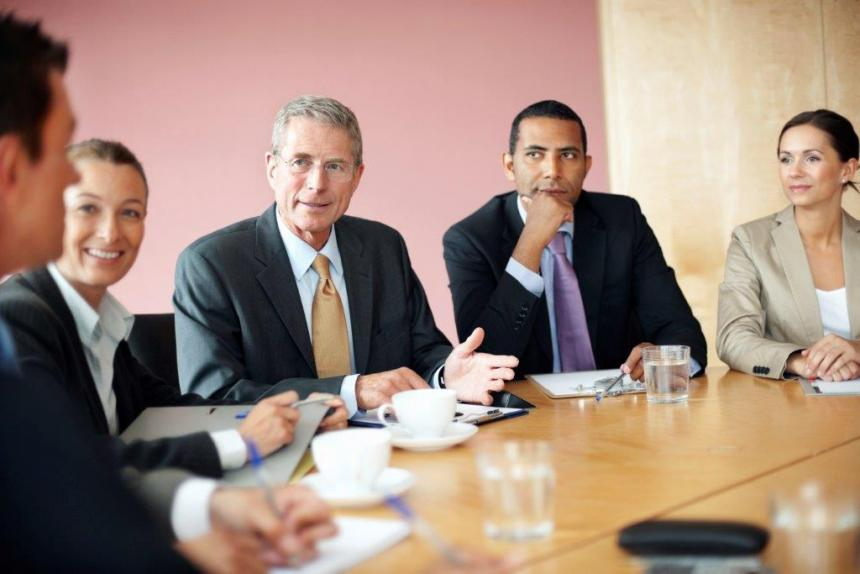
#> input picture board-web.jpg, 860 x 574 px
$ python face.py
#> lines starting #> are read from the running program, lines starting #| are printed output that depends on the picture; after the words box and inside, x2 and y2 are one past the last pixel; in counts of white or black regions, pixels touching at a corner belong together
import cv2 as c
cascade=c.CascadeClassifier("haarcascade_frontalface_default.xml")
img=c.imread("board-web.jpg")
#> img is the input picture: shape (574, 860, 3); mean B, G, R 123.8, 136.4, 159.9
gray=c.cvtColor(img,c.COLOR_BGR2GRAY)
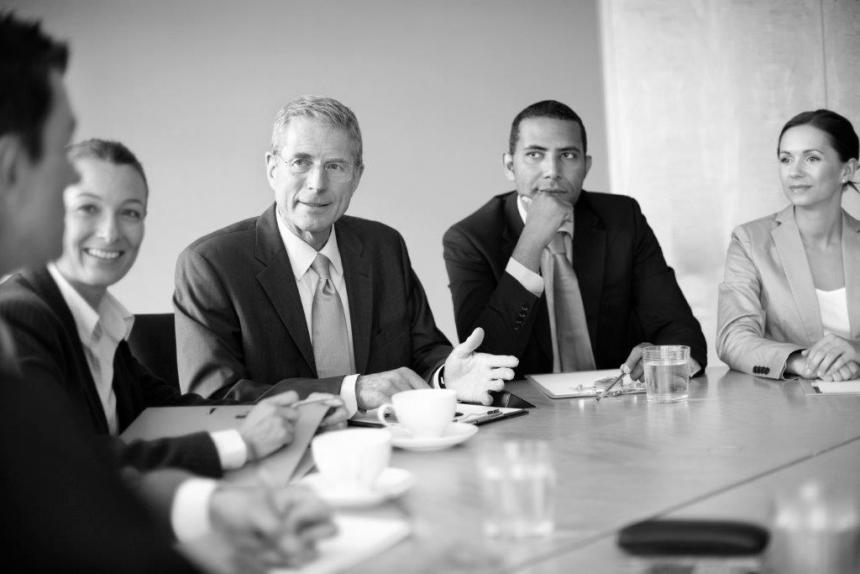
#> gray: shape (574, 860); min 0, max 255, mean 142
faces = cascade.detectMultiScale(gray,1.06,20)#
#> faces = [[764, 130, 71, 71], [506, 120, 89, 89], [263, 123, 102, 102], [57, 171, 105, 105]]
for x ,y ,w ,h in faces:
    img=c.rectangle(img,(x,y),(x+w,y+h), (0,255,0),2)
#> this loop made 4 passes
#> pass 1, `img=c.rectangle(img,(x,y),(x+w,y+h), (0,255,0),2)`:
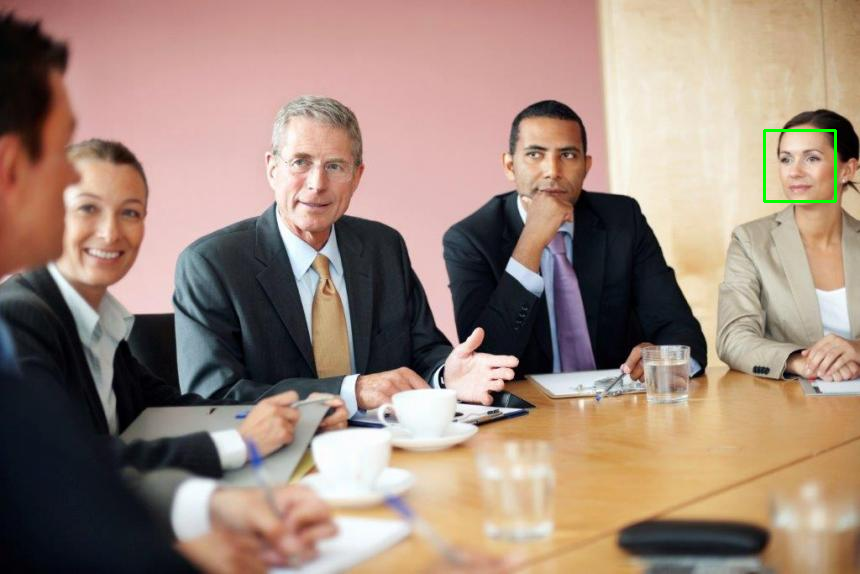
#> img: shape (574, 860, 3); 0.17% of pixels changed, all inside (x1, y1, x2, y2) = (763, 129, 837, 203)
#> pass 2, `img=c.rectangle(img,(x,y),(x+w,y+h), (0,255,0),2)`:
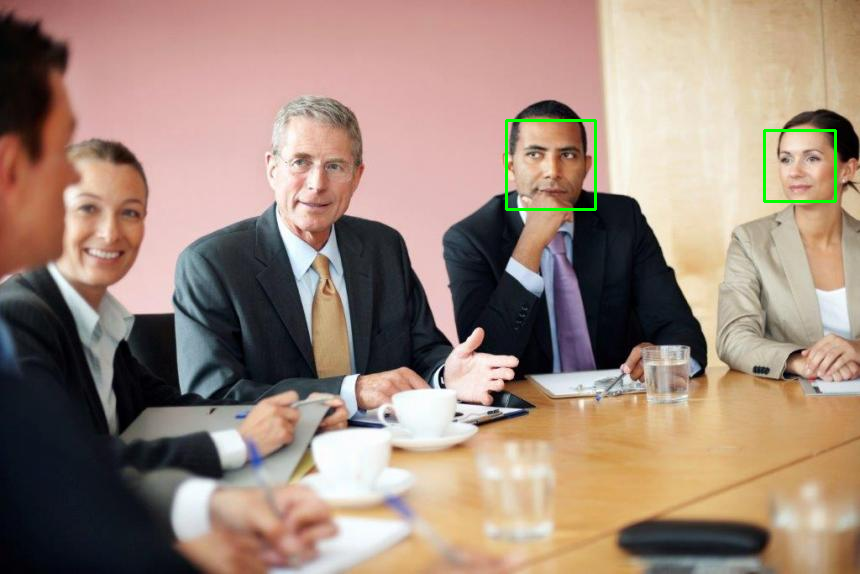
#> img: shape (574, 860, 3); 0.22% of pixels changed, all inside (x1, y1, x2, y2) = (505, 119, 597, 211)
#> pass 3, `img=c.rectangle(img,(x,y),(x+w,y+h), (0,255,0),2)`:
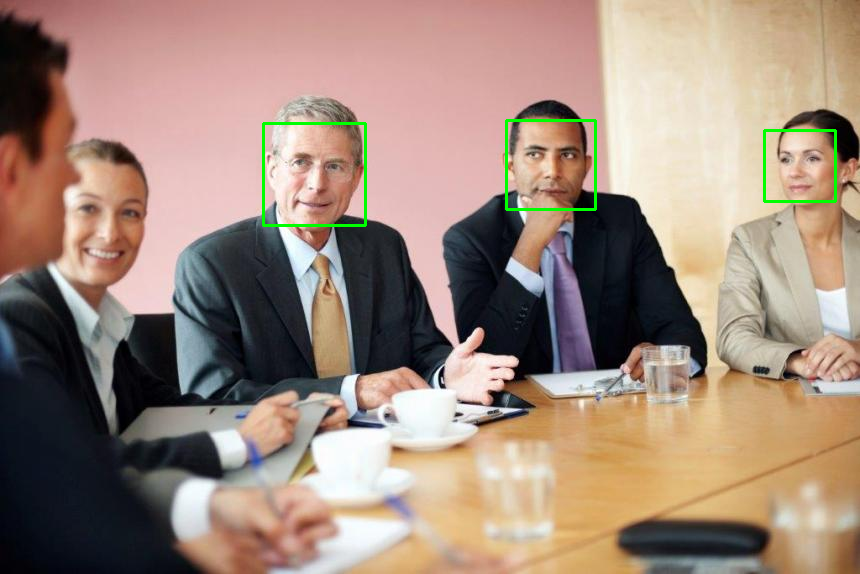
#> img: shape (574, 860, 3); 0.25% of pixels changed, all inside (x1, y1, x2, y2) = (262, 122, 367, 227)
#> after the loop:
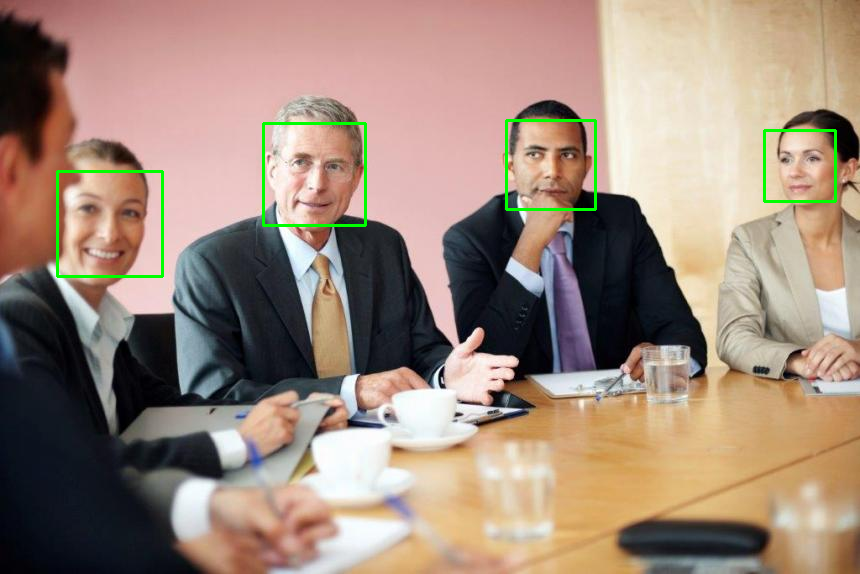
#> img: shape (574, 860, 3); 0.25% of pixels changed, all inside (x1, y1, x2, y2) = (56, 170, 164, 278)
c.imshow("face detectionnnnnn",img)
c.waitKey(0)
c.destroyAllWindows()
